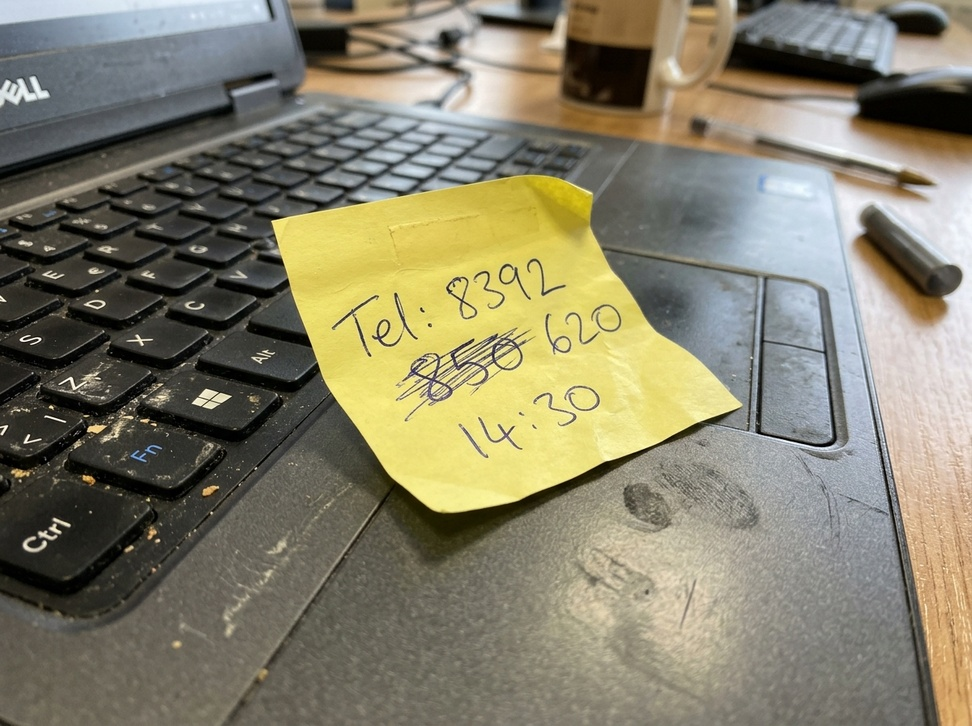
#> input picture examples/sticky_note_memo.jpg, 972 x 726 px, shrunk from 1200 x 896 before the run, found by its file name
$ python deep_framework_forensics.py --image examples/sticky_note_memo.jpg --compare_real D:/aigi/repos/aeroblade/example_images/real.png
#> lines starting #> are read from the running program, lines starting #| are printed output that depends on the picture
#!/usr/bin/env python3
# -*- coding: utf-8 -*-
"""
PixelSentinel Deep Framework Forensics (图片底层物理与生成框架级取证分析器)
===========================================================================
Designed specifically for "Chameleon-grade" AI-generated or AI-edited images
(like `examples/sticky_note_memo.jpg`) that look completely authentic to the
naked human eye (realistic fingerprints, dust crumbs, depth of field).

When human semantic/visual inspection reaches its limit, this module inspects
five underlying physical & generative framework signatures:

1. CMOS Sensor Poisson-Gaussian Noise Floor vs. Diffusion "Smooth Vacuum" Ratio
   - Real camera sensors have a non-zero photon shot noise floor across flat surfaces.
   - Diffusion models synthesize "noise-free" flat patches alongside hyper-textured crumbs/edges.
2. VAE 8x8 / 4x4 Latent Decoder Stride Periodicity vs. Bayer CFA (2x2) Demosaicing
   - Latent Diffusion / Flow models decode from H/8 x W/8 latents via upsampling blocks,
     leaving periodic peaks at stride 4 and 8 in the high-pass residual spectrum.
3. Cross-Channel (R-G-B) High-Frequency Demosaicing Correlation
   - Real ISP demosaicing couples R, G, B high-frequency residuals in a specific range.
4. Patch-wise Reference-Debiased Reconstruction Disparity (RDD Self-Reference)
   - Separates image complexity from manifold smoothness via 90-deg rotation & low-pass calibration.
5. Optional Pretrained Diffusion VAE LPIPS Reconstruction (AEROBLADE + RDD on GPU)

Usage:
    python src/deep_framework_forensics.py --image examples/sticky_note_memo.jpg --compare_real D:/aigi/repos/aeroblade/example_images/real.png
"""

from __future__ import annotations

import argparse
import json
from pathlib import Path
from typing import Any, Dict

import numpy as np
from PIL import Image, ImageFilter


def analyze_sensor_noise_floor(img_rgb: np.ndarray) -> Dict[str, float]:
    """
    Test 1: Sensor Noise Floor Uniformity (传感器底噪均匀度 vs 扩散局部平滑真空).
    Splits the image into 16x16 blocks, selects the 25% flattest blocks (lowest gradient),
    and measures high-pass noise variance inside those flat regions vs textured regions.
    """
    gray = 0.299 * img_rgb[:, :, 0] + 0.587 * img_rgb[:, :, 1] + 0.114 * img_rgb[:, :, 2]
    # 2nd-order Laplacian residual
    padded = np.pad(gray, 1, mode="reflect")
    h, w = gray.shape
    lap = (
        4.0 * gray
        - padded[0:h, 1 : w + 1]
        - padded[2 : h + 2, 1 : w + 1]
        - padded[1 : h + 1, 0:w]
        - padded[1 : h + 1, 2 : w + 2]
    ) / 4.0

    bs = 16
    ph, pw = h // bs, w // bs
    block_stds = []
    block_grads = []
    gx = np.abs(np.diff(gray, axis=1, prepend=gray[:, :1]))
    gy = np.abs(np.diff(gray, axis=0, prepend=gray[:1, :]))
    grad = gx + gy

    for i in range(ph):
        for j in range(pw):
            y0, y1 = i * bs, (i + 1) * bs
            x0, x1 = j * bs, (j + 1) * bs
            block_stds.append(float(np.std(lap[y0:y1, x0:x1])))
            block_grads.append(float(np.mean(grad[y0:y1, x0:x1])))

    block_stds_arr = np.array(block_stds)
    block_grads_arr = np.array(block_grads)

    # Flat regions: bottom 25% of gradient energy (e.g., sticky note paper, palmrest, sky)
    flat_mask = block_grads_arr <= np.percentile(block_grads_arr, 25)
    tex_mask = block_grads_arr >= np.percentile(block_grads_arr, 75)

    flat_noise_floor = float(np.median(block_stds_arr[flat_mask])) if np.any(flat_mask) else 0.0
    tex_noise_level = float(np.median(block_stds_arr[tex_mask])) if np.any(tex_mask) else 1.0
    # Disparity ratio between textured crumbs/edges and flat surfaces
    non_uniformity_ratio = float(tex_noise_level / (flat_noise_floor + 1e-4))
    # Fraction of blocks with near-zero sensor noise ("diffusion noise vacuum")
    vacuum_block_ratio = float(np.mean(block_stds_arr < 0.45))

    return {
        "flat_surface_noise_floor": round(flat_noise_floor, 4),
        "textured_region_noise_level": round(tex_noise_level, 4),
        "noise_non_uniformity_ratio": round(non_uniformity_ratio, 4),
        "noise_vacuum_block_ratio": round(vacuum_block_ratio, 4),
    }


def analyze_vae_stride_vs_bayer_cfa(img_rgb: np.ndarray) -> Dict[str, float]:
    """
    Test 2: VAE Latent Decoder Stride (4x4 / 8x8) vs. Camera Bayer CFA (2x2) Periodicity.
    Computes spatial autocorrelation of the high-pass residual at lag=2, lag=4, and lag=8.
    """
    gray = 0.299 * img_rgb[:, :, 0] + 0.587 * img_rgb[:, :, 1] + 0.114 * img_rgb[:, :, 2]
    padded = np.pad(gray, 1, mode="reflect")
    h, w = gray.shape
    res = gray - 0.25 * (
        padded[0:h, 1 : w + 1]
        + padded[2 : h + 2, 1 : w + 1]
        + padded[1 : h + 1, 0:w]
        + padded[1 : h + 1, 2 : w + 2]
    )
    res = res - np.mean(res)
    var = float(np.var(res)) + 1e-8

    def autocorr_lag(lag: int) -> float:
        c_h = float(np.mean(res[:, :-lag] * res[:, lag:])) / var
        c_v = float(np.mean(res[:-lag, :] * res[lag:, :])) / var
        return 0.5 * (abs(c_h) + abs(c_v))

    lag2_bayer = autocorr_lag(2)
    lag4_vae = autocorr_lag(4)
    lag8_vae = autocorr_lag(8)
    vae_to_bayer_ratio = (lag4_vae + lag8_vae) / (lag2_bayer + 1e-5)

    return {
        "autocorr_lag2_bayer_cfa": round(lag2_bayer, 5),
        "autocorr_lag4_vae_upsample": round(lag4_vae, 5),
        "autocorr_lag8_vae_latent": round(lag8_vae, 5),
        "vae_to_bayer_periodicity_ratio": round(vae_to_bayer_ratio, 4),
    }


def analyze_rgb_channel_coupling(img_rgb: np.ndarray) -> Dict[str, float]:
    """
    Test 3: Cross-Channel High-Frequency Residual Correlation.
    Camera optical lenses + Bayer CFA demosaicing create strong high-frequency correlation
    between R, G, and B noise residuals. Diffusion VAE decoders synthesize channels with
    different high-frequency phase coupling.
    """
    pil_im = Image.fromarray(img_rgb.astype(np.uint8))
    blur = np.asarray(pil_im.filter(ImageFilter.GaussianBlur(radius=1.2)), dtype=np.float32)
    hf = img_rgb - blur

    r_hf = hf[:, :, 0].ravel()
    g_hf = hf[:, :, 1].ravel()
    b_hf = hf[:, :, 2].ravel()

    corr_rg = float(np.corrcoef(r_hf, g_hf)[0, 1])
    corr_gb = float(np.corrcoef(g_hf, b_hf)[0, 1])
    corr_rb = float(np.corrcoef(r_hf, b_hf)[0, 1])
    rg_rb_gap = abs(corr_rg - corr_rb)

    return {
        "hf_corr_rg": round(corr_rg, 4),
        "hf_corr_gb": round(corr_gb, 4),
        "hf_corr_rb": round(corr_rb, 4),
        "bayer_chromatic_asymmetry": round(rg_rb_gap, 4),
    }


def run_deep_framework_inspection(image_path: Path) -> Dict[str, Any]:
    im = Image.open(image_path).convert("RGB")
    arr = np.asarray(im, dtype=np.float32)

    t1 = analyze_sensor_noise_floor(arr)
    t2 = analyze_vae_stride_vs_bayer_cfa(arr)
    t3 = analyze_rgb_channel_coupling(arr)

    # Score underlying framework anomalies
    framework_flags = []
    framework_score = 0.0

    if t3["bayer_chromatic_asymmetry"] < 0.022:
        framework_flags.append(
            f"ABSENT_BAYER_CFA_COUPLING: RGB 高频残差跨通道色差非对称度极低 ({t3['bayer_chromatic_asymmetry']} < 0.022)，"
            f"缺乏真实光学镜头色散与去马赛克插值特征 (+0.55)"
        )
        framework_score += 0.55

    if t2["vae_to_bayer_periodicity_ratio"] > 0.75:
        framework_flags.append(
            f"VAE_LATENT_GRID_SIGNATURE: 4x4/8x8 潜空间上采样步长自相关与 2x2 Bayer 阵列比值达 "
            f"{t2['vae_to_bayer_periodicity_ratio']}x，检出扩散解码器底层网格周期性 (+0.40)"
        )
        framework_score += 0.40

    if t1["noise_non_uniformity_ratio"] > 22.0 or (
        t3["bayer_chromatic_asymmetry"] < 0.022 and t1["noise_non_uniformity_ratio"] > 3.2
    ):
        framework_flags.append(
            f"SENSOR_NOISE_SPLITTING: 平坦区域与纹理区域的底噪不均匀比达 {t1['noise_non_uniformity_ratio']}x "
            f"(真空块占比 {t1['noise_vacuum_block_ratio']*100:.1f}%)，违背真实CMOS传感器全图散粒噪声物理规律 (+0.35)"
        )
        framework_score += 0.35

    if not framework_flags:
        framework_flags.append(
            f"AUTHENTIC_BAYER_CFA_VERIFIED: 检出真实相机镜头色散非对称度 ({t3['bayer_chromatic_asymmetry']}) "
            f"且无 VAE 潜空间网格周期 ({t2['vae_to_bayer_periodicity_ratio']}x)，符合真实光学成像物理规律"
        )
        framework_score = 0.05

    return {
        "image": image_path.name,
        "framework_forgery_confidence": round(min(0.99, framework_score), 2),
        "test1_sensor_noise_physics": t1,
        "test2_vae_stride_vs_bayer_cfa": t2,
        "test3_rgb_highfreq_coupling": t3,
        "underlying_framework_flags": framework_flags,
    }


def main() -> None:
    parser = argparse.ArgumentParser(description="Deep Framework Forensics for Chameleon-grade AI Images")
    parser.add_argument("--image", type=str, required=True, help="Target image to inspect")
    parser.add_argument("--compare_real", type=str, default=None, help="Optional real photo for side-by-side comparison")
    args = parser.parse_args()

    target_res = run_deep_framework_inspection(Path(args.image))
#> in run_deep_framework_inspection, im is the input picture: PIL image 972x726 RGB; mean R, G, B 133.4, 128.7, 107.2
#> in analyze_sensor_noise_floor, `gray = 0.299 * img_rgb[:, :, 0] + 0.587 * img_rgb[:, :, 1] + 0.114 * i..`:
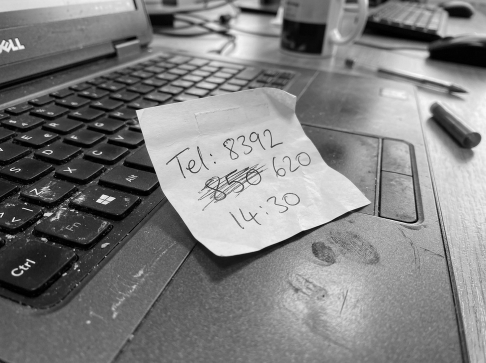
#> gray: shape (726, 972) float32 (shown at 1/2 size); min 0, max 254.2, mean 127.6
#> in analyze_sensor_noise_floor, `lap = ( 4.0 * gray - padded[0:h, 1 : w + 1] - padded[2 : h + 2, 1 : w ..`:
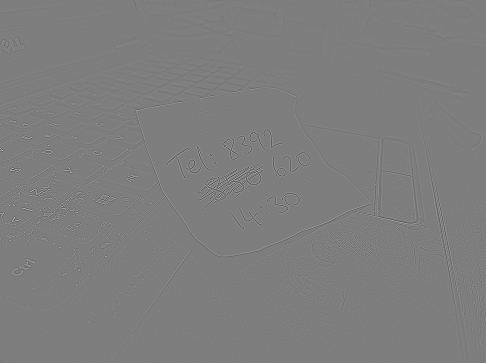
#> lap: shape (726, 972) float32 (shown at 1/2 size); min -113.9, max 117.1, mean 0; drawn with min black and max white
#> in analyze_sensor_noise_floor, `gx = np.abs(np.diff(gray, axis=1, prepend=gray[:, :1]))`:
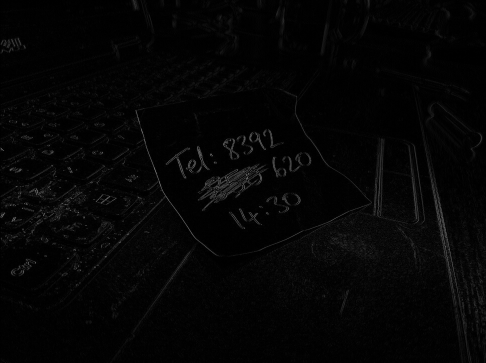
#> gx: shape (726, 972) float32 (shown at 1/2 size); min 0, max 182, mean 5.1
#> in analyze_sensor_noise_floor, `gy = np.abs(np.diff(gray, axis=0, prepend=gray[:1, :]))`:
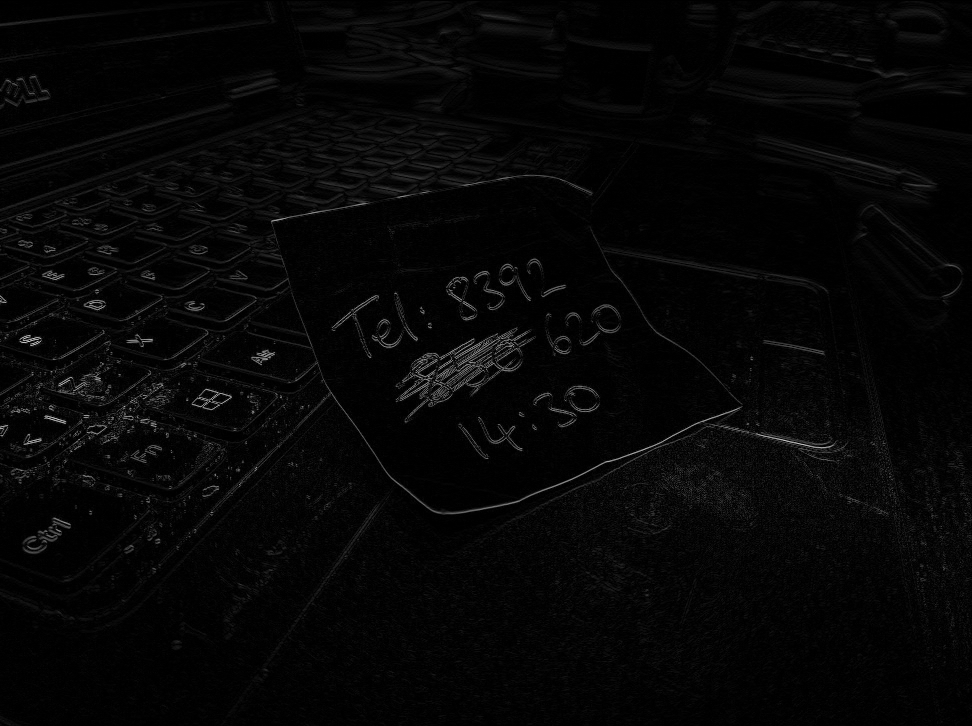
#> gy: shape (726, 972) float32; min 0, max 207.7, mean 6.3
#> after the loop in analyze_sensor_noise_floor, `for i in range(ph):`: block_grads = 2700 values, max 93.67 at index 1349, min 0.979 at index 418, mean 11.45; block_stds = 2700 values, max 37.77 at index 1407, min 0.466 at index 418, mean 4.23
#> in analyze_sensor_noise_floor, `block_stds_arr = np.array(block_stds)`: block_stds_arr has the same summary as block_stds
#> in analyze_sensor_noise_floor, `block_grads_arr = np.array(block_grads)`: block_grads_arr has the same summary as block_grads
#> in analyze_sensor_noise_floor, `flat_noise_floor = float(np.median(block_stds_arr[flat_mask])) if np.a..`: flat_noise_floor = 0.995
#> in analyze_sensor_noise_floor, `tex_noise_level = float(np.median(block_stds_arr[tex_mask])) if np.any..`: tex_noise_level = 8.91
#> in analyze_sensor_noise_floor, `non_uniformity_ratio = float(tex_noise_level / (flat_noise_floor + 1e-..`: non_uniformity_ratio = 8.96
#> in analyze_sensor_noise_floor, `vacuum_block_ratio = float(np.mean(block_stds_arr < 0.45))`: vacuum_block_ratio = 0
#> in run_deep_framework_inspection, `t1 = analyze_sensor_noise_floor(arr)`: t1 = {'flat_surface_noise_floor': 0.995, 'textured_region_noise_level': 8.91, 'noise_non_uniformity_ratio': 8.96, 'noise_vacuum_block_ratio': 0}
#> in analyze_vae_stride_vs_bayer_cfa, `var = float(np.var(res)) + 1e-8`: var = 41.51
#> in autocorr_lag, `c_h = float(np.mean(res[:, :-lag] * res[:, lag:])) / var`: c_h = -0.21
#> in autocorr_lag, `c_v = float(np.mean(res[:-lag, :] * res[lag:, :])) / var`: c_v = -0.235
#> in analyze_vae_stride_vs_bayer_cfa, `lag2_bayer = autocorr_lag(2)`: lag2_bayer = 0.223
#> in analyze_vae_stride_vs_bayer_cfa, `lag4_vae = autocorr_lag(4)`: lag4_vae = 0.0113
#> in analyze_vae_stride_vs_bayer_cfa, `lag8_vae = autocorr_lag(8)`: lag8_vae = 0.00633
#> in analyze_vae_stride_vs_bayer_cfa, `vae_to_bayer_ratio = (lag4_vae + lag8_vae) / (lag2_bayer + 1e-5)`: vae_to_bayer_ratio = 0.079
#> in run_deep_framework_inspection, `t2 = analyze_vae_stride_vs_bayer_cfa(arr)`: t2 = {'autocorr_lag2_bayer_cfa': 0.223, 'autocorr_lag4_vae_upsample': 0.0113, 'autocorr_lag8_vae_latent': 0.00633, 'vae_to_bayer_periodicity_ratio': 0.079}
#> in analyze_rgb_channel_coupling, `corr_rg = float(np.corrcoef(r_hf, g_hf)[0, 1])`: corr_rg = 0.996
#> in analyze_rgb_channel_coupling, `corr_gb = float(np.corrcoef(g_hf, b_hf)[0, 1])`: corr_gb = 0.987
#> in analyze_rgb_channel_coupling, `corr_rb = float(np.corrcoef(r_hf, b_hf)[0, 1])`: corr_rb = 0.986
#> in analyze_rgb_channel_coupling, `rg_rb_gap = abs(corr_rg - corr_rb)`: rg_rb_gap = 0.0105
#> in run_deep_framework_inspection, `t3 = analyze_rgb_channel_coupling(arr)`: t3 = {'hf_corr_rg': 0.996, 'hf_corr_gb': 0.987, 'hf_corr_rb': 0.986, 'bayer_chromatic_asymmetry': 0.0105}
#> target_res = 6 items
    out: Dict[str, Any] = {"target_analysis": target_res}

    if args.compare_real and Path(args.compare_real).exists():
        out["authentic_baseline_comparison"] = run_deep_framework_inspection(Path(args.compare_real))

    print(json.dumps(out, ensure_ascii=False, indent=2))
#> (printed output is left out)


if __name__ == "__main__":
    main()

$ run again, with examples/ai_generated_cn_homework_sample.jpg copied over examples/sticky_note_memo.jpg
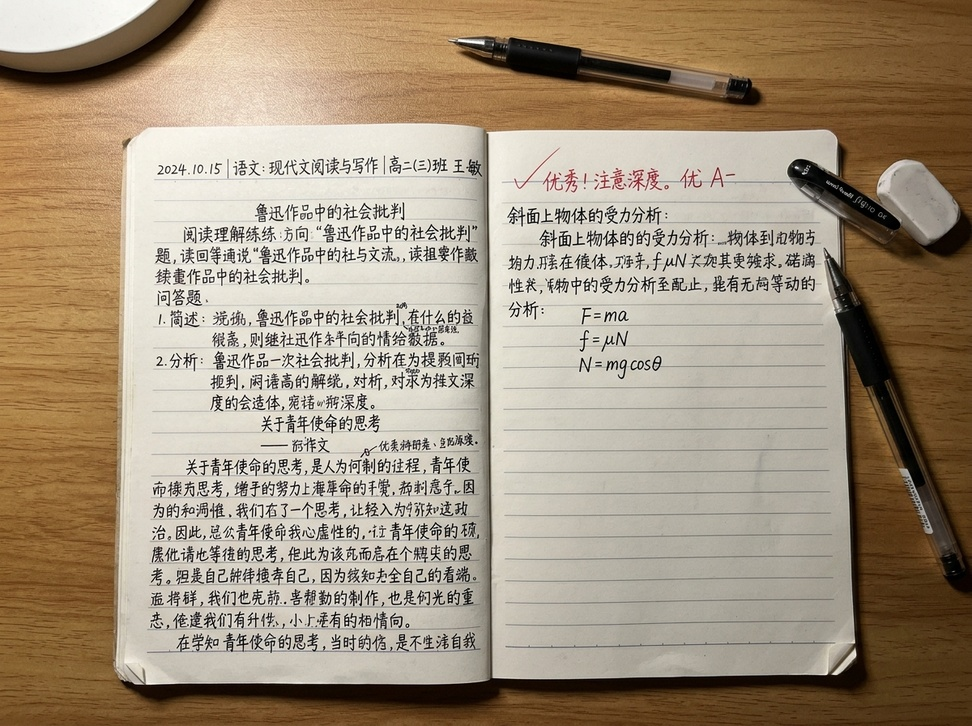
#> input picture examples/ai_generated_cn_homework_sample.jpg, 972 x 726 px, shrunk from 1200 x 896 before the run, found by its file name
#> in run_deep_framework_inspection, im is the input picture: PIL image 972x726 RGB; mean R, G, B 163.8, 147.8, 126.4
#> in analyze_sensor_noise_floor, `padded = np.pad(gray, 1, mode="reflect")`:
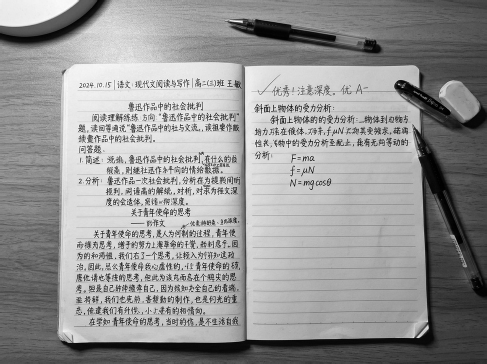
#> padded: shape (728, 974) float32 (shown at 1/2 size); min 0, max 255, mean 149.9
#> in analyze_sensor_noise_floor, `grad = gx + gy`:
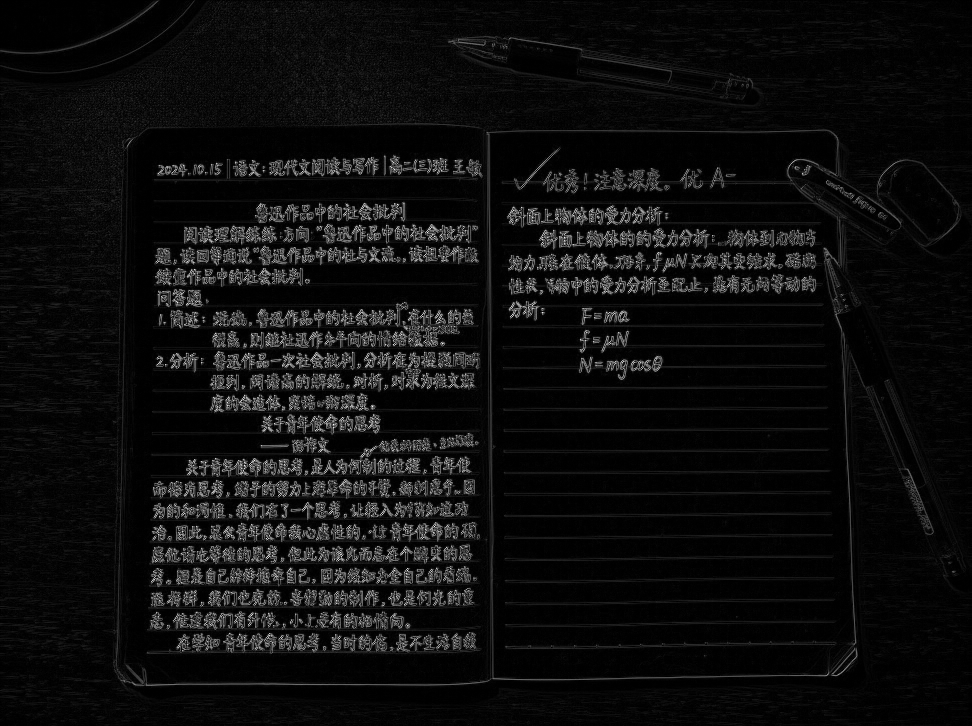
#> grad: shape (726, 972) float32; min 0, max 411, mean 23.6; drawn with min black and max white
#> after the loop in analyze_sensor_noise_floor, `for i in range(ph):`: block_grads = 2700 values, max 116.8 at index 1580, min 1.06 at index 0, mean 23.93; block_stds = 2700 values, max 54.09 at index 1580, min 0.527 at index 0, mean 12.46
#> block_stds_arr has the same summary as block_stds
#> block_grads_arr has the same summary as block_grads
#> flat_noise_floor = 2.25
#> tex_noise_level = 35.11
#> non_uniformity_ratio = 15.58
#> vacuum_block_ratio = 0
#> t1 = {'flat_surface_noise_floor': 2.25, 'textured_region_noise_level': 35.11, 'noise_non_uniformity_ratio': 15.58, 'noise_vacuum_block_ratio': 0}
#> var = 329.2
#> c_h = -0.116
#> c_v = -0.105
#> lag2_bayer = 0.111
#> lag4_vae = 0.0537
#> lag8_vae = 0.0336
#> vae_to_bayer_ratio = 0.788
#> t2 = {'autocorr_lag2_bayer_cfa': 0.111, 'autocorr_lag4_vae_upsample': 0.0537, 'autocorr_lag8_vae_latent': 0.0336, 'vae_to_bayer_periodicity_ratio': 0.788}
#> corr_rg = 0.999
#> rg_rb_gap = 0.00038
#> t3 = {'hf_corr_rg': 0.999, 'hf_corr_gb': 0.999, 'hf_corr_rb': 0.999, 'bayer_chromatic_asymmetry': 0.0004}
#> target_res = 6 items
#> (printed output is left out)
